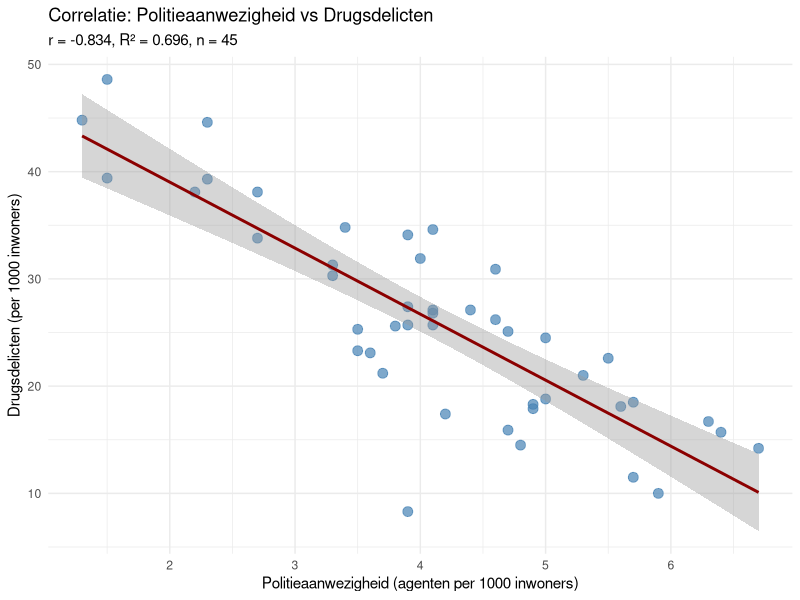
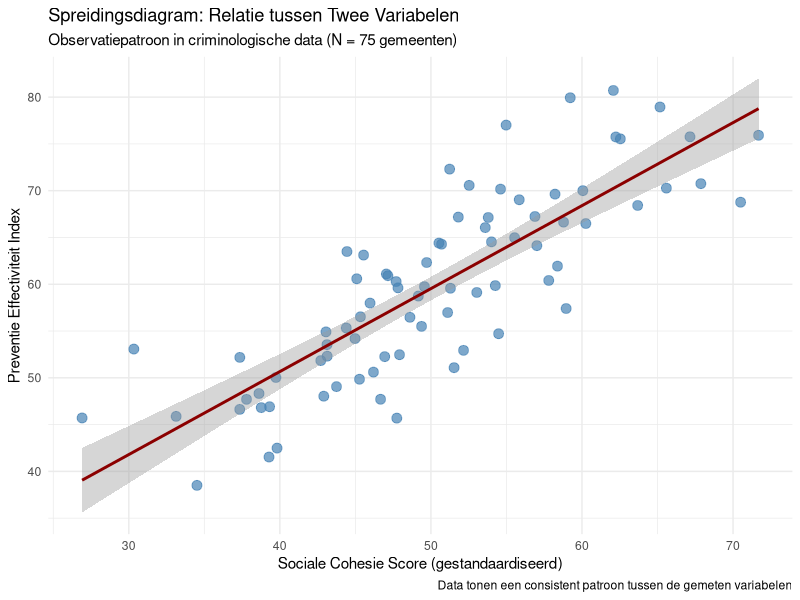
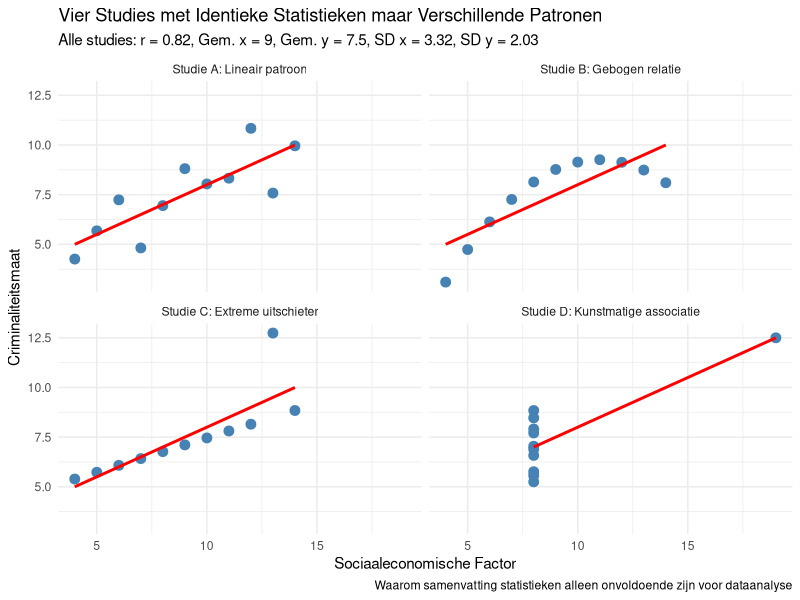
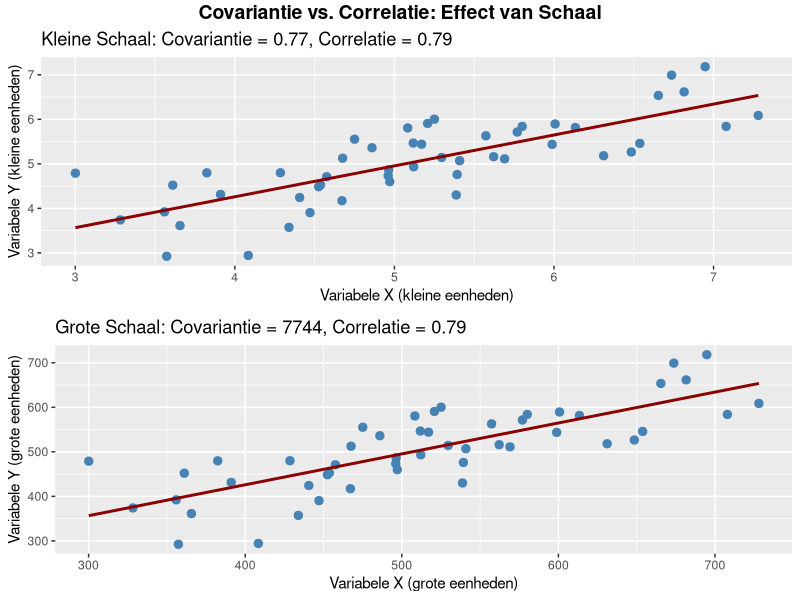
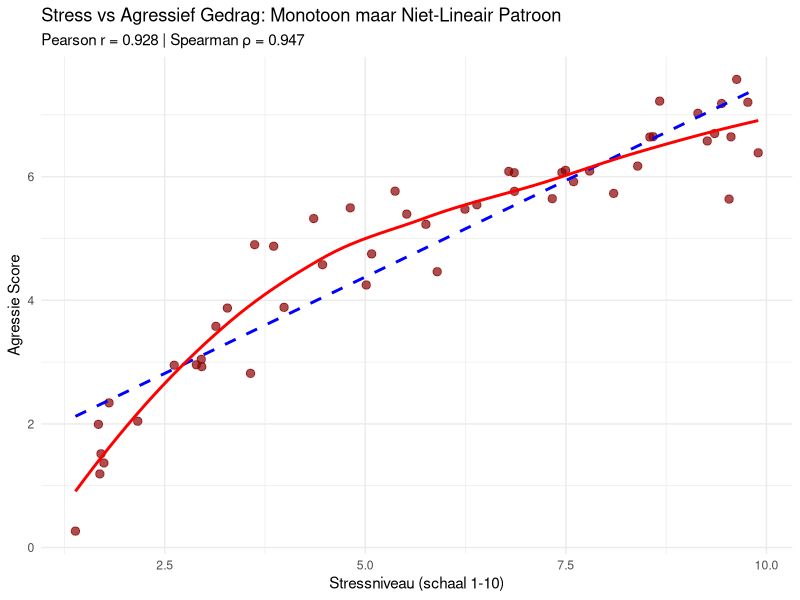
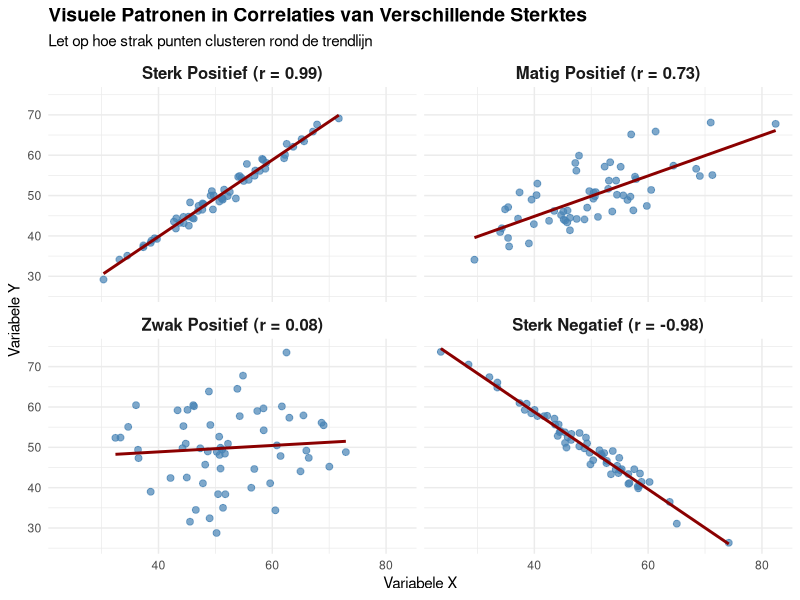
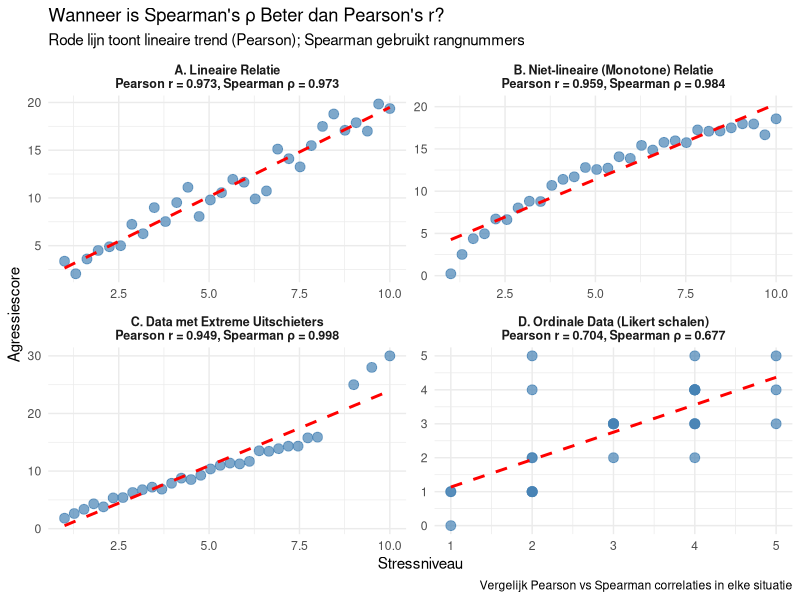
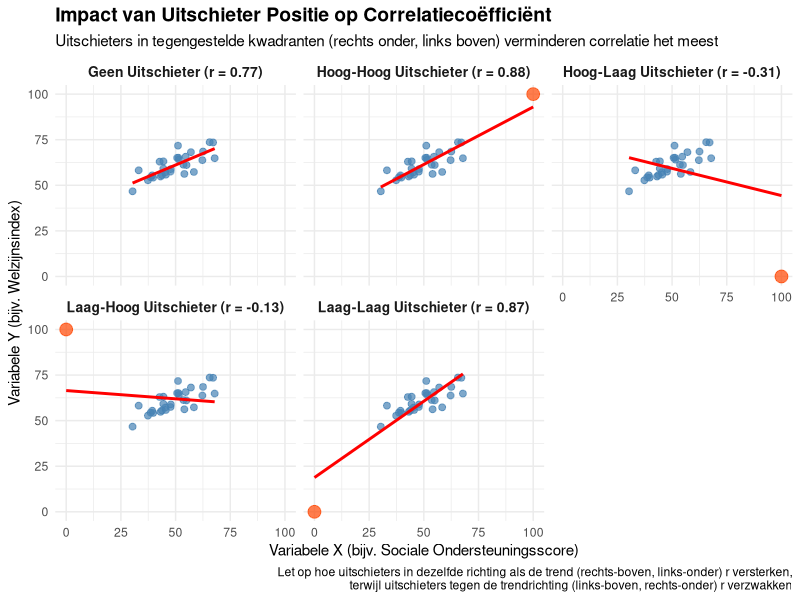

Write R code to recreate these figures, in order.
## ---- chunk 1
knitr::opts_chunk$set(echo = FALSE, message = FALSE, warning = FALSE, fig.show = 'asis', results = 'hide')
library(knitr)
library(kableExtra)
library(ggplot2)
library(dplyr)
library(flextable)
library(gridExtra)
# library(ragg)      # uncomment if you want the ragg PNG device
library(svglite)     # for SVG output
options(knitr.kable.NA = '')

# Set Dutch locale for R outputs (if available)
Sys.setlocale("LC_TIME", "Dutch")
Sys.setlocale("LC_NUMERIC", "Dutch")

# Function to save plots to Dodona directories
save_dodona_image <- function(plot_obj, question_number, filename = NULL, width = 6, height = 4) {
  if (is.null(filename)) {
    filename <- paste0("correlation_plot_", question_number, ".svg")
  }
  
  # Define the path to the appropriate Dodona directory
  question_dirs <- c(
    "3" = "3.3 Correlatie - Belangrijkste maatregelen",
    "8" = "3.8 Correlatie - Interpreteer correlatie", 
    "9" = "3.9 Correlatie - Wat correlatie vertelt",
    "11" = "3.11 Correlatie - Visualisatie belang",
    "12" = "3.12 Correlatie - Covariantie verschillen",
    "14" = "3.14 Correlatie - Pearson vs Spearman",
    "15" = "3.15 Correlatie - Richting en kracht",
    "18" = "3.18 Correlatie - Wanneer welke correlatie",
    "19" = "3.19 Correlatie - Impact uitschieters",
    "21" = "3.21 Correlatie - Correlatie interpretatie",
    "23" = "3.23 Correlatie - Correlatie aannames"
  )
  
  if (as.character(question_number) %in% names(question_dirs)) {
    dir_name <- question_dirs[as.character(question_number)]
    image_path <- file.path("..", dir_name, "description", "media", filename)
    
    # Create directory if it doesn't exist
    dir.create(dirname(image_path), recursive = TRUE, showWarnings = FALSE)
    
    # Save SVG (vector; best for Dodona/HTML, scales perfectly)
    ggsave(
      filename = image_path,
      plot = plot_obj,
      width = width, height = height, units = "in",
      bg = "white",        # prevent dark-mode overlays from bleeding through
      device = svglite::svglite
    )
    cat("Saved SVG image:", image_path, "with dimensions:", width, "x", height, "\n")
  }
}

# Function to translate common R statistical terms to Dutch
translate_stats <- function(english_term) {
  translations <- c(
    "Mean" = "Gemiddelde",
    "Standard Deviation" = "Standaardafwijking", 
    "Variance" = "Variantie",
    "Correlation" = "Correlatie",
    "p-value" = "p-waarde",
    "Significant" = "Significant",
    "Not significant" = "Niet significant",
    "Sample size" = "Steekproefomvang"
  )
  return(translations[english_term])
}
## ---- chunk 2
# Maak realistische criminologische data met slechts 2 variabelen
set.seed(42)
n <- 45  # Nederlandse gemeenten

# Genereer gecorreleerde criminaliteitsdata
politie <- round(rnorm(n, mean=4.2, sd=1.1), 1)
drugs <- round(25 + rnorm(n, sd=6) - 2.5*scale(politie)[,1]*3, 1)

# Maak dataframe
crime_data <- data.frame(
  "Politieaanwezigheid" = politie,
  "Drugsdelicten" = drugs
)

# DESCRIPTIVE STATISTICS
cat("=== DESCRIPTIVE STATISTICS ===\n\n")

cat("Politieaanwezigheid (agenten per 1000 inwoners):\n")
cat(paste("  Mean (M):", round(mean(crime_data$Politieaanwezigheid), 2), "\n"))
cat(paste("  Standard Deviation (SD):", round(sd(crime_data$Politieaanwezigheid), 2), "\n"))
cat(paste("  Variance:", round(var(crime_data$Politieaanwezigheid), 2), "\n\n"))

cat("Drugsdelicten (per 1000 inwoners):\n")
cat(paste("  Mean (M):", round(mean(crime_data$Drugsdelicten), 2), "\n"))
cat(paste("  Standard Deviation (SD):", round(sd(crime_data$Drugsdelicten), 2), "\n"))
cat(paste("  Variance:", round(var(crime_data$Drugsdelicten), 2), "\n\n"))

# CORRELATION ANALYSIS
cat("=== CORRELATION ANALYSIS ===\n\n")

# Bereken correlatie
r_value <- round(cor(crime_data$Politieaanwezigheid, crime_data$Drugsdelicten), 3)
r_squared <- round(r_value^2, 3)

# Voer significantietest uit
test_result <- cor.test(crime_data$Politieaanwezigheid, crime_data$Drugsdelicten)
p_value <- round(test_result$p.value, 4)

cat(paste("Correlation coefficient (r):", r_value, "\n"))
cat(paste("Coefficient of determination (R²):", r_squared, "\n"))
cat(paste("Explained variance:", round(r_squared * 100, 1), "%\n"))
cat(paste("Sample size (n):", n, "\n"))
cat(paste("p-value:", p_value, "\n"))

if(p_value < 0.001) {
  cat("Significance: p < .001 ***\n")
} else if(p_value < 0.01) {
  cat("Significance: p < .01 **\n")
} else if(p_value < 0.05) {
  cat("Significance: p < .05 *\n")
} else {
  cat("Significance: not significant (p > .05)\n")
}

# Create visualization for Q3.3
# Build subtitle with UTF-8 superscript 2 (works in PNG/SVG/JPEG)
sub_txt <- sprintf("r = %.3f, R\u00B2 = %.3f, n = %d", r_value, r_squared, n)

p_q3 <- ggplot(crime_data, aes(x = Politieaanwezigheid, y = Drugsdelicten)) +
  geom_point(color = "steelblue", size = 3, alpha = 0.7) +
  geom_smooth(method = "lm", formula = y ~ x, se = TRUE, color = "darkred") +
  labs(
    title = "Correlatie: Politieaanwezigheid vs Drugsdelicten",
    subtitle = sub_txt,
    x = "Politieaanwezigheid (agenten per 1000 inwoners)",
    y = "Drugsdelicten (per 1000 inwoners)"
  ) +
  theme_minimal(base_size = 11) +
  theme(
    panel.background = element_rect(fill = "white", colour = NA),
    plot.background  = element_rect(fill = "white", colour = NA)
  )

# Display and save the plot
print(p_q3)

# Save to Dodona directory as SVG
save_dodona_image(p_q3, 3, width = 6, height = 4)
## ---- chunk 3
# Genereer voorbeeldgegevens voor positieve correlatie van 0,75
set.seed(123)
n <- 80
x <- rnorm(n, 50, 10)
y <- 0.75 * scale(x)[,1] * 10 + rnorm(n, 60, 6)

# Maak data frame
pos_cor_data <- data.frame(
  Variable_X = x,
  Variable_Y = y
)

# Bereken correlatie en R-kwadraat
r_value <- round(cor(x, y), 2)
r_squared <- round(r_value^2 * 100, 1)

# Maak visualisatie
p_q8 <- ggplot(pos_cor_data, aes(x = Variable_X, y = Variable_Y)) +
  geom_point(color = "steelblue", size = 3, alpha = 0.7) +
  geom_smooth(method = "lm", formula = y ~ x, se = TRUE, color = "darkred") +
  labs(
    title = "Spreidingsdiagram: Relatie tussen Twee Variabelen",
    subtitle = "Observatiepatroon in criminologische data (N = 75 gemeenten)",
    x = "Sociale Cohesie Score (gestandaardiseerd)",
    y = "Preventie Effectiviteit Index",
    caption = "Data tonen een consistent patroon tussen de gemeten variabelen"
  ) +
  theme_minimal(base_size = 11) +
  theme(
    panel.background = element_rect(fill = "white", colour = NA),
    plot.background  = element_rect(fill = "white", colour = NA)
  )

# Display the plot
print(p_q8)

# Save to Dodona directory
save_dodona_image(p_q8, 8)
## ---- chunk 4
library(tidyr)
library(dplyr)

# Recreate identical statistics with different patterns
data_x1 <- c(10, 8, 13, 9, 11, 14, 6, 4, 12, 7, 5)
data_y1 <- c(8.04, 6.95, 7.58, 8.81, 8.33, 9.96, 7.24, 4.26, 10.84, 4.82, 5.68)
data_x2 <- c(10, 8, 13, 9, 11, 14, 6, 4, 12, 7, 5)
data_y2 <- c(9.14, 8.14, 8.74, 8.77, 9.26, 8.10, 6.13, 3.10, 9.13, 7.26, 4.74)
data_x3 <- c(10, 8, 13, 9, 11, 14, 6, 4, 12, 7, 5)
data_y3 <- c(7.46, 6.77, 12.74, 7.11, 7.81, 8.84, 6.08, 5.39, 8.15, 6.42, 5.73)
data_x4 <- c(8, 8, 8, 8, 8, 8, 8, 19, 8, 8, 8)
data_y4 <- c(6.58, 5.76, 7.71, 8.84, 8.47, 7.04, 5.25, 12.50, 5.56, 7.91, 6.89)

# Calculate statistics (they're identical for all datasets)
corr <- round(cor(data_x1, data_y1), 2)
mean_x <- round(mean(data_x1), 2)
mean_y <- round(mean(data_y1), 2)
sd_x <- round(sd(data_x1), 2)
sd_y <- round(sd(data_y1), 2)

# Combine the data
data_df <- data.frame(
  x1 = data_x1, y1 = data_y1,
  x2 = data_x2, y2 = data_y2,
  x3 = data_x3, y3 = data_y3,
  x4 = data_x4, y4 = data_y4
)

# Transform to long format for easier plotting
data_long <- data_df %>%
  mutate(id = row_number()) %>%
  gather(key, value, -id) %>%
  separate(key, c("axis", "dataset"), sep = 1) %>%
  spread(axis, value) %>%
  select(dataset, id, x, y)

# Create descriptive names for the datasets
dataset_names <- c(
  "1" = "Studie A: Lineair patroon",
  "2" = "Studie B: Gebogen relatie",
  "3" = "Studie C: Extreme uitschieter",
  "4" = "Studie D: Kunstmatige associatie"
)

# Plot the data
p_q11 <- ggplot(data_long, aes(x = x, y = y)) +
  geom_point(size = 3, color = "steelblue") +
  geom_smooth(method = "lm", se = FALSE, color = "red", formula = y ~ x) +
  facet_wrap(~ dataset, ncol = 2, labeller = labeller(dataset = dataset_names)) +
  labs(
    title = "Vier Studies met Identieke Statistieken maar Verschillende Patronen",
    subtitle = paste0("Alle studies: r = ", corr, ", Gem. x = ", mean_x, 
                      ", Gem. y = ", mean_y, ", SD x = ", sd_x, ", SD y = ", sd_y),
    caption = "Waarom samenvatting statistieken alleen onvoldoende zijn voor dataanalyse",
    x = "Sociaaleconomische Factor",
    y = "Criminaliteitsmaat"
  ) +
  theme_minimal(base_size = 11) +
  theme(
    panel.background = element_rect(fill = "white", colour = NA),
    plot.background  = element_rect(fill = "white", colour = NA)
  )

# Display and save the plot
print(p_q11)

# Save to Dodona directory
save_dodona_image(p_q11, 11)
## ---- chunk 5
# Genereer twee datasets met dezelfde correlatie maar verschillende schalen
set.seed(456)
n <- 50

# Dataset 1: Kleine schaal variabelen
x1 <- rnorm(n, 5, 1)
y1 <- 0.7 * scale(x1)[,1] * 1 + rnorm(n, 5, 0.6)
cov1 <- round(cov(x1, y1), 2)
cor1 <- round(cor(x1, y1), 2)

# Dataset 2: Grote schaal variabelen
x2 <- x1 * 100  # Zelfde patroon maar 100x schaal
y2 <- y1 * 100  # Zelfde patroon maar 100x schaal
cov2 <- round(cov(x2, y2), 0)
cor2 <- round(cor(x2, y2), 2)

# Maak gecombineerd data frame
kleine_schaal <- data.frame(x = x1, y = y1, dataset = "Kleine Schaal Variabelen")
grote_schaal <- data.frame(x = x2, y = y2, dataset = "Grote Schaal Variabelen (x100)")
alle_data <- rbind(kleine_schaal, grote_schaal)

# Maak vergelijkingstabel
vergelijking <- data.frame(
  Maatstaf = c("Covariantie", "Correlatie"),
  `Kleine_Schaal` = c(paste0(cov1), paste0(cor1)),
  `Grote_Schaal` = c(paste0(cov2), paste0(cor2)),
  Eenheid_Afhankelijkheid = c("Hangt af van eenheden (verandert met schaal)", "Eenheidsvrij (blijft constant)")
)

# Maak visualisatie met twee plots
p1 <- ggplot(kleine_schaal, aes(x = x, y = y)) +
  geom_point(color = "steelblue", size = 2.5) +
  geom_smooth(method = "lm", se = FALSE, color = "darkred", formula = y ~ x) +
  labs(
    title = paste0("Kleine Schaal: Covariantie = ", cov1, ", Correlatie = ", cor1),
    x = "Variabele X (kleine eenheden)",
    y = "Variabele Y (kleine eenheden)"
  )

p2 <- ggplot(grote_schaal, aes(x = x, y = y)) +
  geom_point(color = "steelblue", size = 2.5) +
  geom_smooth(method = "lm", se = FALSE, color = "darkred", formula = y ~ x) +
  labs(
    title = paste0("Grote Schaal: Covariantie = ", cov2, ", Correlatie = ", cor2),
    x = "Variabele X (grote eenheden)",
    y = "Variabele Y (grote eenheden)"
  )

# Combineer plots met gridExtra
library(gridExtra)
p_q12 <- grid.arrange(p1, p2, nrow = 2,
             top = grid::textGrob("Covariantie vs. Correlatie: Effect van Schaal", 
                                  gp = grid::gpar(fontsize = 14, fontface = "bold")))

# Save to Dodona directory
save_dodona_image(p_q12, 12)
## ---- chunk 6
# Maak voorbeelddata voor monotoon maar niet-lineair patroon
set.seed(456)
n <- 50

# Genereer monotoon toenemend maar gebogen patroon (logaritmisch)
stress <- runif(n, 1, 10)
agressie <- 3 * log(stress) + rnorm(n, 0, 0.5)

# Bereken beide correlaties
pearson_r <- round(cor(stress, agressie, method = "pearson"), 3)
spearman_rho <- round(cor(stress, agressie, method = "spearman"), 3)

# Maak vergelijkingsplot
library(ggplot2)
data_plot <- data.frame(stress = stress, agressie = agressie)

p_q14 <- ggplot(data_plot, aes(x = stress, y = agressie)) +
  geom_point(color = "darkred", size = 2.5, alpha = 0.7) +
  geom_smooth(method = "lm", se = FALSE, color = "blue", linetype = "dashed", 
              aes(color = "Lineaire lijn (Pearson)")) +
  geom_smooth(method = "loess", se = FALSE, color = "red", linewidth = 1,
              aes(color = "Werkelijke curve")) +
  scale_color_manual(values = c("Lineaire lijn (Pearson)" = "blue", 
                               "Werkelijke curve" = "red")) +
  labs(
    title = "Stress vs Agressief Gedrag: Monotoon maar Niet-Lineair Patroon",
    subtitle = paste0("Pearson r = ", pearson_r, " | Spearman ρ = ", spearman_rho),
    x = "Stressniveau (schaal 1-10)",
    y = "Agressie Score",
    color = "Trendlijn Type"
  ) +
  theme_minimal(base_size = 11) +
  theme(
    panel.background = element_rect(fill = "white", colour = NA),
    plot.background  = element_rect(fill = "white", colour = NA),
    legend.position = "bottom"
  )

print(p_q14)
save_dodona_image(p_q14, 14)
## ---- chunk 7
# Maak vier datasets met verschillende correlatiepatronen
set.seed(123)
n <- 60

# Maak data met verschillende correlatiesterktes
maak_data <- function(sterkte, richting="positief") {
  x <- rnorm(n, 50, 10)
  
  if(richting == "positief") {
    factor <- sterkte
  } else {
    factor <- -sterkte
  }
  
  ruis <- (1-abs(sterkte)) * 10
  y <- factor * scale(x)[,1] * 10 + rnorm(n, 50, ruis)
  
  if(sterkte == 0) {
    y <- rnorm(n, 50, 10)  # Geen relatie
  }
  
  return(data.frame(x=x, y=y))
}

# Genereer vier datasets
sterk_pos <- maak_data(0.85, "positief")
matig_pos <- maak_data(0.45, "positief")
zwak_pos <- maak_data(0.15, "positief")
sterk_neg <- maak_data(0.85, "negatief")

# Bereken werkelijke correlaties
cor_sterk_pos <- round(cor(sterk_pos$x, sterk_pos$y), 2)
cor_matig_pos <- round(cor(matig_pos$x, matig_pos$y), 2)
cor_zwak_pos <- round(cor(zwak_pos$x, zwak_pos$y), 2)
cor_sterk_neg <- round(cor(sterk_neg$x, sterk_neg$y), 2)

# Combineer datasets met labels
sterk_pos$sterkte <- paste0("Sterk Positief (r = ", cor_sterk_pos, ")")
matig_pos$sterkte <- paste0("Matig Positief (r = ", cor_matig_pos, ")")
zwak_pos$sterkte <- paste0("Zwak Positief (r = ", cor_zwak_pos, ")")
sterk_neg$sterkte <- paste0("Sterk Negatief (r = ", cor_sterk_neg, ")")

# Combineer alle datasets
alle_data <- rbind(
  transform(sterk_pos, sterkte_orde = 1),
  transform(matig_pos, sterkte_orde = 2),
  transform(zwak_pos, sterkte_orde = 3),
  transform(sterk_neg, sterkte_orde = 4)
)

# Converteer naar factor met specifieke volgorde
alle_data$sterkte <- factor(alle_data$sterkte, 
                           levels = c(paste0("Sterk Positief (r = ", cor_sterk_pos, ")"),
                                      paste0("Matig Positief (r = ", cor_matig_pos, ")"),
                                      paste0("Zwak Positief (r = ", cor_zwak_pos, ")"),
                                      paste0("Sterk Negatief (r = ", cor_sterk_neg, ")")))

# Maak visualisatie
p_q15 <- ggplot(alle_data, aes(x = x, y = y)) +
  geom_point(color = "steelblue", size = 2, alpha = 0.7) +
  geom_smooth(method = "lm", se = FALSE, color = "darkred", formula = y ~ x) +
  facet_wrap(~ sterkte, ncol = 2) +
  labs(
    title = "Visuele Patronen in Correlaties van Verschillende Sterktes",
    subtitle = "Let op hoe strak punten clusteren rond de trendlijn",
    x = "Variabele X",
    y = "Variabele Y"
  ) +
  theme_minimal(base_size = 11) +
  theme(
    strip.text = element_text(size = 12, face = "bold"),
    plot.title = element_text(size = 14, face = "bold")
  )

print(p_q15)
save_dodona_image(p_q15, 15)
## ---- chunk 8
# Genereer verschillende datasets
set.seed(42)
n <- 30

# Dataset 1: Lineaire relatie (Pearson geschikt)
stress_niveau_1 <- seq(1, 10, length.out = n)
agressie_score_1 <- 2 * stress_niveau_1 + rnorm(n, 0, 1)

# Dataset 2: Niet-lineaire maar monotone relatie (Spearman beter)
stress_niveau_2 <- seq(1, 10, length.out = n)
agressie_score_2 <- log(stress_niveau_2) * 8 + rnorm(n, 0, 0.5)

# Dataset 3: Data met uitschieters (Spearman robuuster)
stress_niveau_3 <- c(seq(1, 8, length.out = n-3), 9, 9.5, 10)
agressie_score_3 <- c(stress_niveau_3[1:(n-3)] * 2 + rnorm(n-3, 0, 0.5), 25, 28, 30)  # Extreme uitschieters

# Dataset 4: Ordinale data (Spearman geschikt)
stress_niveau_4 <- round(runif(n, 1, 5))  # Likert schaal 1-5
agressie_score_4 <- round(stress_niveau_4 + rnorm(n, 0, 1))  # Ook ordinaal

# Bereken correlaties voor elke dataset
pearson_1 <- round(cor(stress_niveau_1, agressie_score_1, method = "pearson"), 3)
spearman_1 <- round(cor(stress_niveau_1, agressie_score_1, method = "spearman"), 3)

pearson_2 <- round(cor(stress_niveau_2, agressie_score_2, method = "pearson"), 3)
spearman_2 <- round(cor(stress_niveau_2, agressie_score_2, method = "spearman"), 3)

pearson_3 <- round(cor(stress_niveau_3, agressie_score_3, method = "pearson"), 3)
spearman_3 <- round(cor(stress_niveau_3, agressie_score_3, method = "spearman"), 3)

pearson_4 <- round(cor(stress_niveau_4, agressie_score_4, method = "pearson"), 3)
spearman_4 <- round(cor(stress_niveau_4, agressie_score_4, method = "spearman"), 3)

# Maak data frames
data1 <- data.frame(x = stress_niveau_1, y = agressie_score_1, 
                    type = paste0("A. Lineaire Relatie\nPearson r = ", pearson_1, ", Spearman ρ = ", spearman_1))
data2 <- data.frame(x = stress_niveau_2, y = agressie_score_2, 
                    type = paste0("B. Niet-lineaire (Monotone) Relatie\nPearson r = ", pearson_2, ", Spearman ρ = ", spearman_2))
data3 <- data.frame(x = stress_niveau_3, y = agressie_score_3, 
                    type = paste0("C. Data met Extreme Uitschieters\nPearson r = ", pearson_3, ", Spearman ρ = ", spearman_3))
data4 <- data.frame(x = stress_niveau_4, y = agressie_score_4, 
                    type = paste0("D. Ordinale Data (Likert schalen)\nPearson r = ", pearson_4, ", Spearman ρ = ", spearman_4))

# Combineer alle data
all_data <- rbind(data1, data2, data3, data4)

# Maak plots
p_q18 <- ggplot(all_data, aes(x = x, y = y)) +
  geom_point(size = 3, color = "steelblue", alpha = 0.7) +
  geom_smooth(method = "lm", se = FALSE, color = "red", linetype = "dashed", formula = y ~ x) +
  facet_wrap(~ type, scales = "free", ncol = 2) +
  labs(
    title = "Wanneer is Spearman's ρ Beter dan Pearson's r?",
    subtitle = "Rode lijn toont lineaire trend (Pearson); Spearman gebruikt rangnummers",
    x = "Stressniveau",
    y = "Agressiescore",
    caption = "Vergelijk Pearson vs Spearman correlaties in elke situatie"
  ) +
  theme_minimal(base_size = 11) +
  theme(strip.text = element_text(size = 9, face = "bold"))

print(p_q18)
save_dodona_image(p_q18, 18)
## ---- chunk 9
# Maak basisdata met positieve correlatie
set.seed(123)
n <- 30
x_basis <- rnorm(n, 50, 10)
y_basis <- 0.7 * scale(x_basis)[,1] * 8 + rnorm(n, 60, 5)

# Maak datasets met verschillende uitschieters
x_uitschieter1 <- c(x_basis, 100)  # hoog-hoog (rechts boven)
y_uitschieter1 <- c(y_basis, 100)

x_uitschieter2 <- c(x_basis, 0)    # laag-laag (links onder)
y_uitschieter2 <- c(y_basis, 0)

x_uitschieter3 <- c(x_basis, 100)  # hoog-laag (rechts onder)
y_uitschieter3 <- c(y_basis, 0)

x_uitschieter4 <- c(x_basis, 0)    # laag-hoog (links boven)
y_uitschieter4 <- c(y_basis, 100)

# Bereken correlaties
cor1 <- round(cor(x_uitschieter1, y_uitschieter1), 2)
cor2 <- round(cor(x_uitschieter2, y_uitschieter2), 2)
cor3 <- round(cor(x_uitschieter3, y_uitschieter3), 2)
cor4 <- round(cor(x_uitschieter4, y_uitschieter4), 2)
cor_basis <- round(cor(x_basis, y_basis), 2)

# Combineer in één dataframe voor plotten
uitschieter_data <- data.frame(
  dataset = rep(c("Geen Uitschieter", "Hoog-Hoog Uitschieter", 
                 "Laag-Laag Uitschieter", "Hoog-Laag Uitschieter", 
                 "Laag-Hoog Uitschieter"), each=n+1),
  x = c(x_basis, NA, x_uitschieter1, x_uitschieter2, x_uitschieter3, x_uitschieter4),
  y = c(y_basis, NA, y_uitschieter1, y_uitschieter2, y_uitschieter3, y_uitschieter4),
  uitschieter = c(rep(FALSE, n), TRUE, rep(c(rep(FALSE, n), TRUE), 4))
)

# Verwijder de NA rij
uitschieter_data <- uitschieter_data[!is.na(uitschieter_data$x),]

# Voeg correlatie informatie toe
dataset_labels <- c(
  "Geen Uitschieter" = paste0("Geen Uitschieter (r = ", cor_basis, ")"),
  "Hoog-Hoog Uitschieter" = paste0("Hoog-Hoog Uitschieter (r = ", cor1, ")"),
  "Laag-Laag Uitschieter" = paste0("Laag-Laag Uitschieter (r = ", cor2, ")"),
  "Hoog-Laag Uitschieter" = paste0("Hoog-Laag Uitschieter (r = ", cor3, ")"),
  "Laag-Hoog Uitschieter" = paste0("Laag-Hoog Uitschieter (r = ", cor4, ")")
)

# Maak de visualisatie
p_q19 <- ggplot(uitschieter_data, aes(x = x, y = y, color = uitschieter)) +
  geom_point(size = ifelse(uitschieter_data$uitschieter, 4, 2), alpha = 0.7) +
  geom_smooth(method = "lm", se = FALSE, color = "red", 
              aes(group = dataset), formula = y ~ x) +
  scale_color_manual(values = c("steelblue", "orangered")) +
  facet_wrap(~ dataset, ncol = 3, labeller = labeller(dataset = dataset_labels)) +
  labs(
    title = "Impact van Uitschieter Positie op Correlatiecoëfficiënt",
    subtitle = "Uitschieters in tegengestelde kwadranten (rechts onder, links boven) verminderen correlatie het meest",
    caption = "Let op hoe uitschieters in dezelfde richting als de trend (rechts-boven, links-onder) r versterken,\nterwijl uitschieters tegen de trendrichting (links-boven, rechts-onder) r verzwakken",
    x = "Variabele X (bijv. Sociale Ondersteuningsscore)",
    y = "Variabele Y (bijv. Welzijnsindex)"
  ) +
  theme_minimal(base_size = 11) +
  theme(
    legend.position = "none",
    plot.title = element_text(size = 14, face = "bold"),
    plot.subtitle = element_text(size = 11),
    strip.text = element_text(size = 10, face = "bold")
  )

print(p_q19)
save_dodona_image(p_q19, 19)
## ---- chunk 10
# Genereer voorbeelddata die r = 0,40 produceert
set.seed(123)
n <- 100

# Genereer data met gewenste correlatie van 0.40
library(MASS)
mu <- c(0, 0)
sigma <- matrix(c(1, 0.40, 0.40, 1), 2)
data_matrix <- mvrnorm(n, mu, sigma)

# Transformeer naar meaningful scales
ses_score <- data_matrix[,1] * 2 + 5  # SES score roughly 1-9
crime_rate <- data_matrix[,2] * 3 + 15  # Crime rate, positive correlation

# Bereken finale correlatie
final_r <- round(cor(ses_score, crime_rate), 2)

# Bereken verklaarde variantie
r_squared <- round(final_r^2, 3)
explained_var_percent <- round(r_squared * 100, 1)

# Maak data frame
plot_data <- data.frame(
  SES = ses_score,
  Crime = crime_rate
)

# Maak spreidingsdiagram
p_q21 <- ggplot(plot_data, aes(x = SES, y = Crime)) +
  geom_point(size = 3, color = "steelblue", alpha = 0.7) +
  geom_smooth(method = "lm", se = TRUE, color = "red", formula = y ~ x) +
  labs(
    title = paste0("Correlatie tussen SES en Criminaliteit (r = ", final_r, ")"),
    subtitle = paste0("R² = ", r_squared, " (", explained_var_percent, "% van variantie verklaard)"),
    x = "Sociaaleconomische Status Score",
    y = "Criminaliteitscijfer"
  ) +
  theme_minimal(base_size = 11) +
  theme(plot.title = element_text(size = 14, face = "bold"))

print(p_q21)
save_dodona_image(p_q21, 21)
## ---- chunk 11
# Genereer data om verschillende veronderstellingen te demonstreren
set.seed(123)
n <- 50

# Dataset 1: Voldoet aan alle aannames (ideaal)
x1 <- rnorm(n, 50, 10)
y1 <- 20 + 0.6*x1 + rnorm(n, 0, 5)
data1 <- data.frame(x = x1, y = y1, type = "A. Ideaal: Lineair, Normaal, Geen Uitschieters")

# Dataset 2: Niet-lineaire relatie (schending lineariteit)
x2 <- seq(10, 90, length.out = n)
y2 <- 0.01*x2^2 + rnorm(n, 0, 8)
data2 <- data.frame(x = x2, y = y2, type = "B. Schending: Niet-lineaire Relatie")

# Dataset 3: Extreme uitschieters (schending normaliteit/robuustheid)
x3 <- rnorm(n-2, 50, 10)
y3 <- 20 + 0.6*x3 + rnorm(n-2, 0, 5)
x3 <- c(x3, 80, 20)  # Voeg uitschieters toe
y3 <- c(y3, 20, 80)  # Extreme afwijkende punten
data3 <- data.frame(x = x3, y = y3, type = "C. Schending: Extreme Uitschieters Aanwezig")

# Dataset 4: Heteroscedasticiteit (ongelijke variantie)
x4 <- seq(10, 90, length.out = n)
y4 <- 20 + 0.6*x4 + rnorm(n, 0, x4/10)  # Variantie neemt toe met x
data4 <- data.frame(x = x4, y = y4, type = "D. Schending: Ongelijke Variantie (Heteroscedasticiteit)")

# Combineer alle datasets
all_data <- rbind(data1, data2, data3, data4)

# Bereken correlaties voor elke dataset
cor1 <- round(cor(x1, y1), 3)
cor2 <- round(cor(x2, y2), 3)
cor3 <- round(cor(x3, y3), 3)
cor4 <- round(cor(x4, y4), 3)

# Update labels met correlaties
all_data$type <- factor(all_data$type, levels = unique(all_data$type))
levels(all_data$type) <- c(
  paste0("A. Ideaal: r = ", cor1),
  paste0("B. Niet-lineair: r = ", cor2, " (misleidend)"),
  paste0("C. Uitschieters: r = ", cor3, " (beïnvloed)"),
  paste0("D. Ongelijke var.: r = ", cor4, " (onbetrouwbaar)")
)

# Maak plots
p_q23 <- ggplot(all_data, aes(x = x, y = y)) +
  geom_point(size = 2.5, color = "steelblue", alpha = 0.7) +
  geom_smooth(method = "lm", se = FALSE, color = "red", formula = y ~ x) +
  facet_wrap(~ type, scales = "free", ncol = 2) +
  labs(
    title = "Veronderstellingen van Pearson's Correlatie",
    subtitle = "Hoe schendingen van aannames de resultaten beïnvloeden",
    x = "X Variabele",
    y = "Y Variabele",
    caption = "Rode lijn toont lineaire trend die Pearson gebruikt"
  ) +
  theme_minimal(base_size = 11) +
  theme(strip.text = element_text(size = 10, face = "bold"))

print(p_q23)
save_dodona_image(p_q23, 23)
